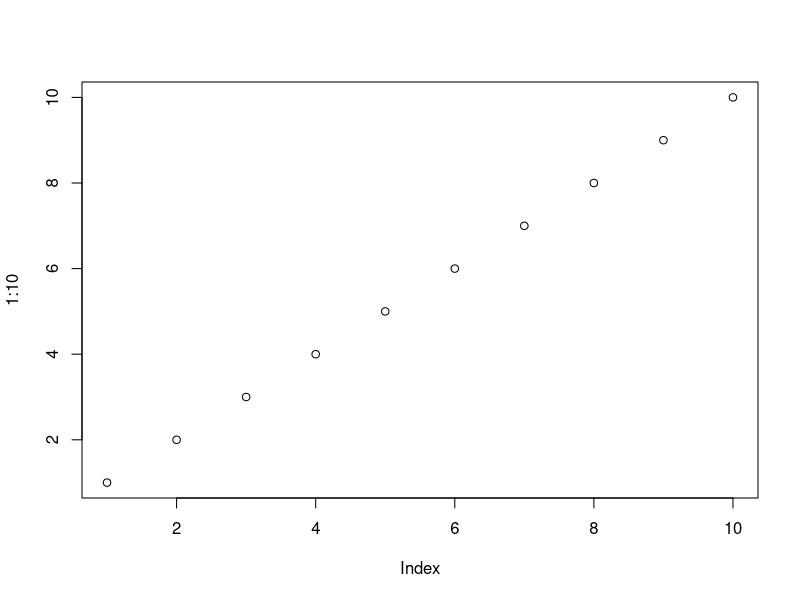
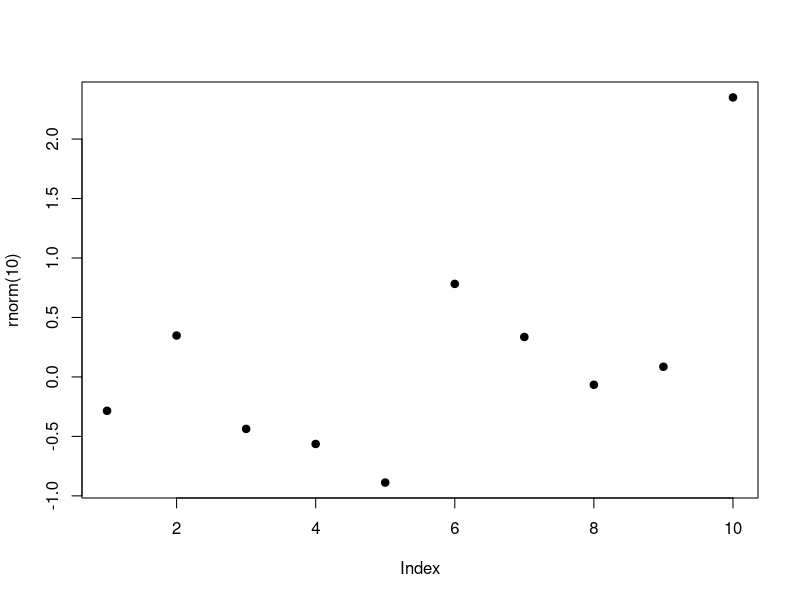

Write the R code that produced these figures, in order.
## ---- chunk 1
plot(1:10)
plot(rnorm(10), pch=19)
